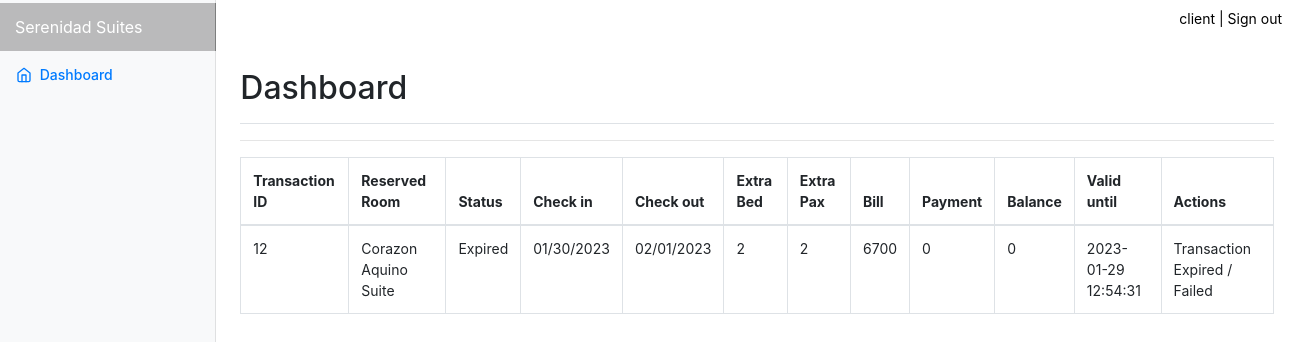
The app's page /client/index.php (signed in), older data.
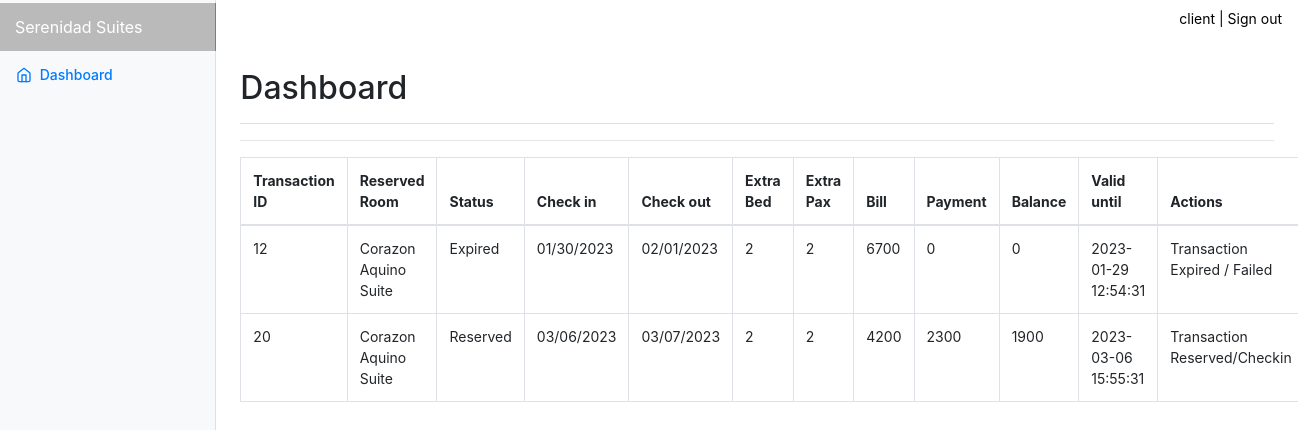
The same page, newer data.
### tables this page shows
CREATE TABLE `transactions` (
  `id` int NOT NULL,
  `guest_id` int NOT NULL,
  `room_id` int NOT NULL,
  `room_no` int DEFAULT NULL,
  `extra_bed` tinyint NOT NULL DEFAULT '0',
  `extra_pax` int DEFAULT NULL,
  `status` varchar(50) DEFAULT NULL,
  `days` int DEFAULT NULL,
  `checkin` varchar(50) DEFAULT NULL,
  `checkin_time` varchar(50) DEFAULT NULL,
  `checkout` varchar(50) DEFAULT NULL,
  `checkout_time` varchar(50) DEFAULT NULL,
  `bill` varchar(50) DEFAULT NULL,
  `balance` int NOT NULL DEFAULT '0',
  `payment` int NOT NULL DEFAULT '0',
  `is_payment_full` tinyint NOT NULL DEFAULT '0',
  `payment_at` datetime DEFAULT NULL,
  `valid_until` varchar(50) DEFAULT NULL,
  `is_unread` tinyint(1) NOT NULL DEFAULT '1',
  `created_at` datetime DEFAULT NULL,
  `updated_at` datetime DEFAULT NULL,
  `remarks` varchar(500) DEFAULT NULL
);

CREATE TABLE `room` (
  `id` int NOT NULL,
  `room_type` varchar(50) NOT NULL,
  `price` varchar(11) NOT NULL,
  `photo` varchar(100) NOT NULL,
  `description` text,
  `created_at` datetime DEFAULT NULL,
  `updated_at` datetime DEFAULT NULL
);

### models/Model.php (called while the page is built, shortened)
<?php
class Model
{
    protected $host = "localhost";
    protected $database = "db_hor";
    protected $username = "root";
    protected $password = "admin";
    protected $pdo;
    protected $stmt;
    public function connect(){
        try {
            $this->pdo = new PDO("mysql:host={$this->host};dbname={$this->database};charset=utf8","{$this->username}","{$this->password}");
            $this->pdo->setAttribute(PDO::ATTR_ERRMODE, PDO::ERRMODE_EXCEPTION);
            $this->pdo->setAttribute(PDO::ATTR_DEFAULT_FETCH_MODE, PDO::FETCH_ASSOC);
        } catch (PDOException $e) {
            echo $e->getMessage();
        }
    }
    public function setQuery($qry){
        $this->qry = $qry;
        $this->stmt = $this->pdo->query($this->qry);
        return $this;
    }
    public function getAll(){
        try {
            return $this->stmt->fetchAll();
        } catch (PDOException $e) {
            return $e->getMessage();
        }
    }
}

### models/Transaction.php (called while the page is built, shortened)
<?php
Class Transaction extends Model {
    public function getAllUserTransactions($id){
        return $this->setQuery("SELECT A.*, B.username , B.firstname , B.middlename , B.lastname , C.room_type, C.price  FROM `transactions` A
                                INNER JOIN `guest` B
                                ON A.guest_id = B.id
                                INNER JOIN `room` C
                                ON A.room_id = C.id
                                WHERE A.guest_id = $id")->getAll();
    }
}

### client/index.php (the view, shortened to what this page needs)
<?php
include('includes/header.php');
    $id = $_SESSION['client-id'];
    $conn = new Transaction;
    $transactions = $conn->getAllUserTransactions($id);
?>
    <div class="container-fluid">
      <div class="row">
      <?php include('includes/sidebar.php') ?>
        <main role="main" class="col-md-9 ml-sm-auto col-lg-10 pt-3 px-4">
            <div class="d-flex justify-content-between flex-wrap flex-md-nowrap align-items-center pb-2 mb-3 border-bottom">
                <h1 class="h2">Dashboard</h1>
            </div>
            <div>
                <hr>
            </div>
		    <table class="table table-bordered" id="dataTable" width="100%" cellspacing="0">
                                    <thead>
                                        <tr>
                                            <th> Transaction ID </th>
                                            <th> Reserved Room </th>
                                            <th> Status </th>
                                            <th> Check in </th>
                                            <th> Check out </th>
                                            <th> Extra Bed </th>
                                            <th> Extra Pax </th>
                                            <th> Bill </th>
                                            <th> Payment </th>
                                            <th> Balance </th>
                                            <th> Valid until </th>
                                            <th> Actions </th>
                                        </tr>
                                    </thead>
                                    <tbody>
                                        <?php foreach ($transactions as $key => $value) {
                                            $value = (object) $value;?>
                                            <tr>
                                                <td> <?=$value->id ?> </td>
                                                <td> <?=$value->room_type ?> </td>
                                                <td> <?=$value->status ?> </td>
                                                <td> <?=$value->checkin ?> </td>
                                                <td> <?=$value->checkout ?> </td>
                                                <td> <?=$value->extra_bed ?> </td>
                                                <td> <?=$value->extra_pax ?> </td>
                                                <td> <?=$value->bill ?> </td>
                                                <td> <?=$value->payment ?> </td>
                                                <td> <?=$value->balance ?> </td>
                                                <td> <?=$value->valid_until ?> </td>
                                                <td>
                                                    <?php if($value->status == 'Pending'){ ?>
                                                        <span data-toggle="tooltip" data-placement="top" title="Process Downpayment">
                                                            <button class="btn btn-info btn-circle" data-toggle="modal" data-target="#paymentModal" onClick="getUserTransaction(<?= $value->id ?>)">
                                                                <i data-feather="check-circle"></i>
                                                            </button>
                                                        </span>
                                                    <?php }else if($value->status == 'Reserved' || $value->status == 'Check In'){?>
                                                        <span>
                                                            Transaction Reserved/Checkin
                                                        </span>
                                                    <?php }else if($value->status == 'Check Out'){?>
                                                        <span>
                                                            Transaction Completed
                                                        </span>
                                                    <?php }else{?>
                                                        <span>
                                                            Transaction Expired / Failed
                                                        </span>
                                                    <?php }?>
                                                </td>
                                            </tr>
                                        <?php  } ?>
                                    </tbody>
                                </table>
        </main>
      </div>
    </div>
<?php
  require_once('includes/footer.php');
?>

### client/includes/header.php (shortened to what this page needs)
<!doctype html>
<html lang="en">
  <head>
    <link href="../css/bootstrap.min.css" rel="stylesheet">
    <link href="css/dashboard.css" rel="stylesheet">
    <link rel="stylesheet" type="text/css" href="https://cdn.datatables.net/1.13.2/css/jquery.dataTables.css">
    <link rel="stylesheet" href="../vendor/datepicker/css/bootstrap-datepicker.min.css">
    <link rel="stylesheet" href="../vendor/datepicker/css/bootstrap-datepicker.standalone.min.css">
  </head>
  <body>
    <nav class="navbar navbar-dark sticky-top flex-md-nowrap p-0">
      <a class="navbar-brand col-sm-3 col-md-2 mr-0" href="../index.php">Serenidad Suites</a>
      <ul class="navbar-nav px-3">
        <li>
          <?= '<a class="nav-link" href="#" data-toggle="modal" data-target="#logoutModal">
                <p class="accordion-title">'.$_SESSION['client-username'] .' | Sign out</p>
              </a>' ?>
        </li>
      </ul>
    </nav>

### client/includes/sidebar.php
<nav class="col-md-2 d-none d-md-block bg-light sidebar">
  <div class="sidebar-sticky">
    <ul class="nav flex-column">
      <li class="nav-item">
        <a class="nav-link active" href="index.php">
          <span data-feather="home"></span>
          Dashboard
        </a>
      </li>
    </ul>
  </div>
</nav>

### client/includes/footer.php (shortened to what this page needs)
  </body>
</html>

### client/css/dashboard.css (style rules this page uses)
body { font-size: .875rem; }
.feather { width: 16px; height: 16px; vertical-align: text-bottom; }
.sidebar { position: fixed; top: 0; bottom: 0; left: 0; z-index: 100; padding: 0; box-shadow: inset -1px 0 0 rgba(0, 0, 0, .1); }
.sidebar-sticky { position: -webkit-sticky; position: sticky; top: 48px; height: calc(100vh - 48px); padding-top: .5rem; overflow-x: hidden; overflow-y: auto; }
.sidebar .nav-link { font-weight: 500; color: #333; }
.sidebar .nav-link .feather { margin-right: 4px; color: #999; }
.sidebar .nav-link.active { color: #007bff; }
.sidebar .nav-link:hover .feather, .sidebar .nav-link.active .feather { color: inherit; }
.navbar-brand { padding-top: .75rem; padding-bottom: .75rem; font-size: 1rem; background-color: rgba(0, 0, 0, .25); box-shadow: inset -1px 0 0 rgba(0, 0, 0, .25); }
.border-bottom { border-bottom: 1px solid #e5e5e5; }
.accordion-title { color: black; }

Row changes from the older to the newer data that the page shows:
added transactions: id "20", room.room_type "Corazon Aquino Suite", status "Reserved", checkin "03/06/2023", checkout "03/07/2023", extra_bed "2", extra_pax "2", bill "4200", payment "2300", balance "1900", valid_until "2023-03-06 15:55:31", shows "Transaction Reserved/Checkin"
